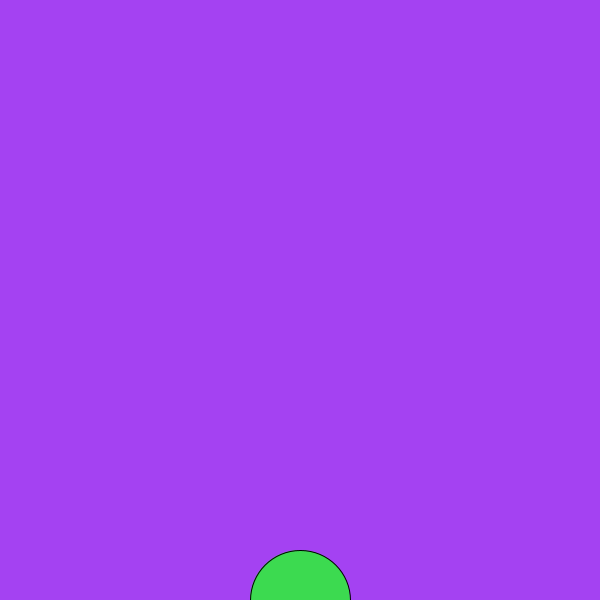
Frame 1 (no input)
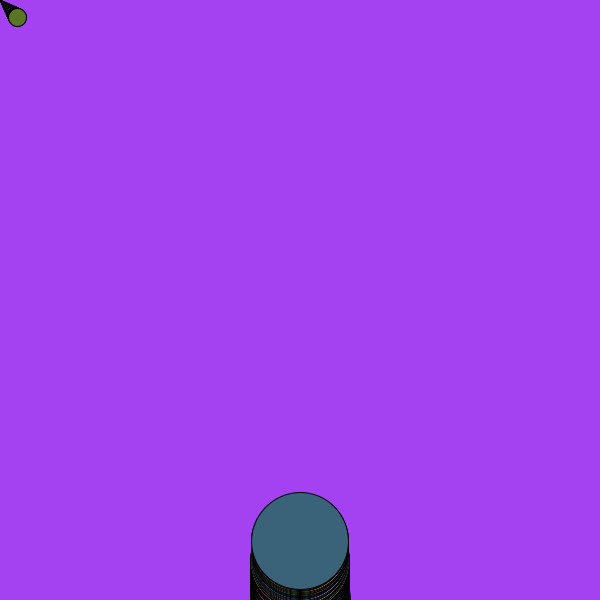
Frame 60 (the mouse pressed at the canvas centre just before this capture)
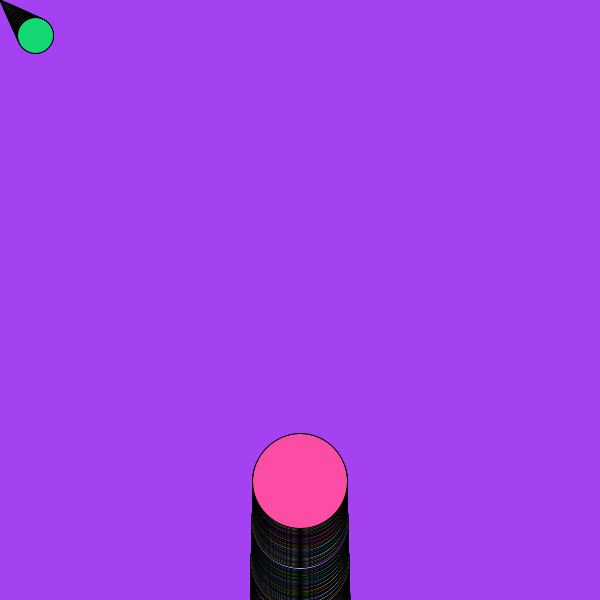
Frame 120 (the mouse held since frame 60 and released just before this capture)

The Processing sketch that drew these frames (run headless with seeded random() and noise(); from frame 60 on, the mouse is pressed at the canvas centre):

// Processing sketch: sketch_240930d
// ── sketch_240930d.pde
//Title: Built in variables and methods
//date:
//Author: Shayan Mazahir

void setup() {
  size(600, 600);
  background(random(0, 255), random(0, 255), random(0, 255)); //grey scale if we have only 1
}

float circleX = 300;
float circleY = 600;
float circle_diameter = 100;

float circleX_2 = 0;
float circleY_2 = 0;
float circle_diameter_2 = 0;
void draw() {
  //background(random(0, 255), random(0, 255), random(0, 255));
  //circle 1
  fill(random(0, 255), random(0, 255), random(0, 255));
  circle(circleX, circleY, circle_diameter);
  circleY = circleY - 1;
  circle_diameter = circle_diameter - 0.05;

  //circle 2
  fill(random(0, 255), random(0, 255), random(0, 255));
  circle(circleX_2, circleY_2, circle_diameter_2);
  circleX_2 = circleX_2 + 0.3;
  circleY_2 = circleY_2 + 0.3;
  circle_diameter_2 = circle_diameter_2 + 0.3;
}
